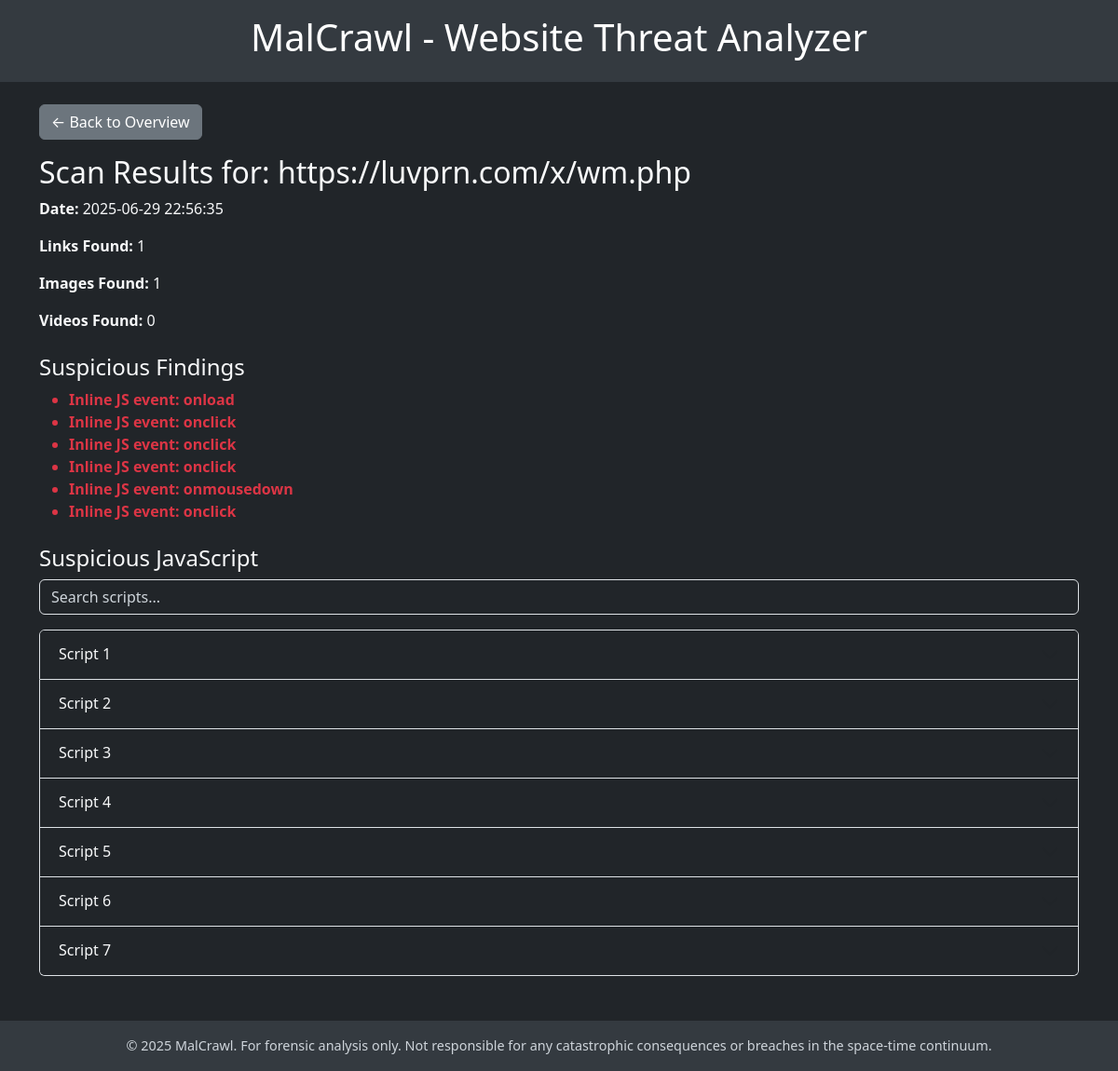
Page /result/259 on the committed database.
### tables this page shows
CREATE TABLE crawl_results (
    id INTEGER PRIMARY KEY AUTOINCREMENT,
    url TEXT,
    timestamp DATETIME DEFAULT CURRENT_TIMESTAMP,
    num_links INTEGER,
    num_images INTEGER,
    num_videos INTEGER
, status TEXT DEFAULT 'success');

CREATE TABLE suspicious_findings (
    id INTEGER PRIMARY KEY AUTOINCREMENT,
    crawl_result_id INTEGER,
    issue TEXT,
    FOREIGN KEY(crawl_result_id) REFERENCES crawl_results(id)
);

CREATE TABLE deobfuscated_scripts (
            id INTEGER PRIMARY KEY AUTOINCREMENT,
            crawl_result_id INTEGER,
            original TEXT,
            deobfuscated TEXT,
            intent TEXT,
            FOREIGN KEY(crawl_result_id) REFERENCES crawl_results(id)
        );

### app.py (the view)
@app.route("/result/<result_id>")
def view_result(result_id):
    result = load_result(result_id)
    if result:
        domain = urlparse(result["url"]).netloc
        return render_template(
            "result.html",
            result=result,
            domain=domain,
            year=datetime.datetime.now().year,
        )
    else:
        return "Scan not found", 404

### app.py (called while the page is built)
def highlight_bad(code: str) -> Markup:
    escaped = escape(code)
    highlighted = BAD_JS_RE.sub(lambda m: f'<span class="text-danger fw-bold">{m.group(0)}</span>', escaped)
    return Markup(highlighted)

### templates/result.html (shortened to what this page needs)
<!DOCTYPE html>
<html lang="en">
<head>
    <link href="https://cdn.jsdelivr.net/npm/bootstrap@5.3.3/dist/css/bootstrap.min.css" rel="stylesheet">
    <link rel="stylesheet" href="/static/css/github-dark.min.css">
</head>
<body>
    <header class="malcrawl-header text-center position-relative">
        <h1>MalCrawl - Website Threat Analyzer</h1>
    </header>
    <main class="container my-4">
        {% if result %}
            <a href="{{ url_for('site_results', domain=domain) }}" class="btn btn-secondary mb-3">&larr; Back to Overview</a>
            <h2>Scan Results for: {{ result.url }}</h2>
            <p><strong>Date:</strong> {{ result.timestamp }}</p>
            <p><strong>Links Found:</strong> {{ result.links }}</p>
            <p><strong>Images Found:</strong> {{ result.images }}</p>
            <p><strong>Videos Found:</strong> {{ result.videos }}</p>
            <h4 class="mt-4">Suspicious Findings</h4>
            {% if result.issues %}
                <ul>
                    {% for issue in result.issues %}
                        <li class="suspicious">{{ issue }}</li>
                    {% endfor %}
                </ul>
            {% else %}
                <p class="clean">✅ No obvious malicious patterns found.</p>
            {% endif %}
            {% if result.deobfuscated_scripts %}
                <h4 class="mt-4">Suspicious JavaScript</h4>
                <input id="scriptSearch" type="search" class="form-control mb-3" placeholder="Search scripts...">
                <div class="accordion" id="jsAccordion">
                    {% for item in result.deobfuscated_scripts %}
                    <div class="accordion-item">
                        <h2 class="accordion-header" id="heading{{ loop.index }}">
                            <button class="accordion-button collapsed" type="button" data-bs-toggle="collapse" data-bs-target="#collapse{{ loop.index }}" aria-expanded="false" aria-controls="collapse{{ loop.index }}">
                                Script {{ loop.index }} {% if item.intent %}- Suspected Intent: <em>{{ item.intent }}</em>{% endif %}
                            </button>
                        </h2>
                    </div>
                    {% endfor %}
                </div>
            {% endif %}
        {% else %}
            <p>No results to display.</p>
        {% endif %}
    </main>
    <footer>
        &copy; {{ year }} MalCrawl. For forensic analysis only. Not responsible for any catastrophic consequences or breaches in the space-time continuum.
    </footer>
</body>
</html>

### templates/result.html (style rules this page uses)
:root { --bs-body-bg: #212529; --bs-body-color: #f8f9fa; --bs-secondary-bg: #343a40; --bs-secondary-color: #ced4da; }
body { background-color: var(--bs-body-bg); color: var(--bs-body-color); }
.malcrawl-header { background-color: #343a40; color: white; padding: 1rem; }
.suspicious { color: #dc3545; font-weight: bold; }
footer { margin-top: 3rem; padding: 1rem; background-color: var(--bs-secondary-bg); text-align: center; font-size: 0.9rem; color: var(--bs-secondary-color); }

### rows in the picture
crawl_results: url "https://luvprn.com/x/wm.php", timestamp "2025-06-29 22:56:35"
suspicious_findings: issue "Inline JS event: onload"
suspicious_findings: issue "Inline JS event: onclick"
suspicious_findings: issue "Inline JS event: onclick"
suspicious_findings: issue "Inline JS event: onclick"
suspicious_findings: issue "Inline JS event: onmousedown"
suspicious_findings: issue "Inline JS event: onclick"

### other values in the picture
{{ result.links }} "1"
{{ result.images }} "1"
{{ result.videos }} "0"
